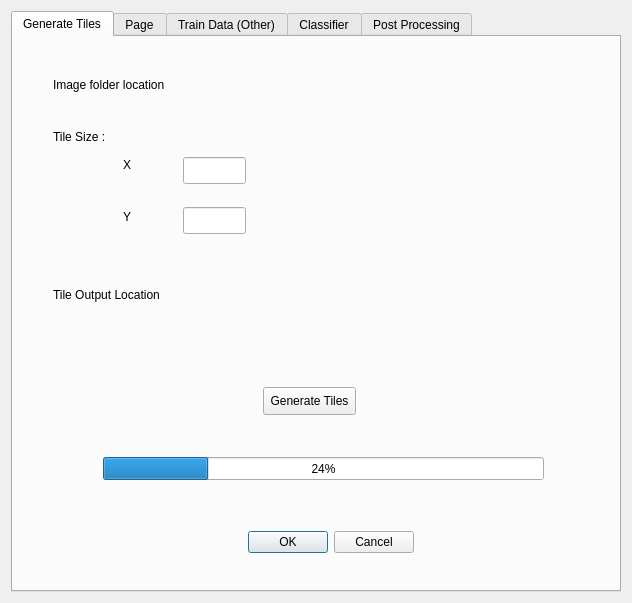
<?xml version="1.0" encoding="UTF-8"?>
<ui version="4.0">
 <class>RandomForestClassifierDialogBase</class>
 <widget class="QDialog" name="RandomForestClassifierDialogBase">
  <property name="geometry">
   <rect>
    <x>0</x>
    <y>0</y>
    <width>632</width>
    <height>603</height>
   </rect>
  </property>
  <property name="windowTitle">
   <string>RandomForestClassifier</string>
  </property>
  <layout class="QHBoxLayout" name="horizontalLayout">
   <item>
    <widget class="QTabWidget" name="tabWidget">
     <property name="currentIndex">
      <number>0</number>
     </property>
     <widget class="QWidget" name="tab">
      <attribute name="title">
       <string>Generate Tiles</string>
      </attribute>
      <widget class="QLabel" name="label_5">
       <property name="geometry">
        <rect>
         <x>40</x>
         <y>40</y>
         <width>131</width>
         <height>16</height>
        </rect>
       </property>
       <property name="text">
        <string>Image folder location</string>
       </property>
      </widget>
      <widget class="QLabel" name="label_6">
       <property name="geometry">
        <rect>
         <x>40</x>
         <y>90</y>
         <width>101</width>
         <height>20</height>
        </rect>
       </property>
       <property name="text">
        <string>Tile Size :</string>
       </property>
      </widget>
      <widget class="QgsFileWidget" name="Tiles_Input">
       <property name="geometry">
        <rect>
         <x>280</x>
         <y>40</y>
         <width>271</width>
         <height>27</height>
        </rect>
       </property>
      </widget>
      <widget class="QPushButton" name="Tiles_Button">
       <property name="geometry">
        <rect>
         <x>250</x>
         <y>350</y>
         <width>93</width>
         <height>28</height>
        </rect>
       </property>
       <property name="text">
        <string>Generate Tiles</string>
       </property>
      </widget>
      <widget class="QLabel" name="label_13">
       <property name="geometry">
        <rect>
         <x>40</x>
         <y>250</y>
         <width>121</width>
         <height>16</height>
        </rect>
       </property>
       <property name="text">
        <string>Tile Output Location</string>
       </property>
      </widget>
      <widget class="QDialogButtonBox" name="button_box">
       <property name="geometry">
        <rect>
         <x>200</x>
         <y>490</y>
         <width>201</width>
         <height>31</height>
        </rect>
       </property>
       <property name="orientation">
        <enum>Qt::Horizontal</enum>
       </property>
       <property name="standardButtons">
        <set>QDialogButtonBox::Cancel|QDialogButtonBox::Ok</set>
       </property>
      </widget>
      <widget class="QgsFileWidget" name="Tiles_Output">
       <property name="geometry">
        <rect>
         <x>280</x>
         <y>250</y>
         <width>271</width>
         <height>27</height>
        </rect>
       </property>
      </widget>
      <widget class="QLabel" name="label_14">
       <property name="geometry">
        <rect>
         <x>110</x>
         <y>120</y>
         <width>21</width>
         <height>16</height>
        </rect>
       </property>
       <property name="text">
        <string>X</string>
       </property>
      </widget>
      <widget class="QLabel" name="label_15">
       <property name="geometry">
        <rect>
         <x>110</x>
         <y>170</y>
         <width>51</width>
         <height>20</height>
        </rect>
       </property>
       <property name="text">
        <string>Y</string>
       </property>
      </widget>
      <widget class="QgsFilterLineEdit" name="TileSizeX">
       <property name="geometry">
        <rect>
         <x>170</x>
         <y>120</y>
         <width>63</width>
         <height>27</height>
        </rect>
       </property>
       <property name="inputMask">
        <string/>
       </property>
       <property name="text">
        <string/>
       </property>
       <property name="echoMode">
        <enum>QLineEdit::Normal</enum>
       </property>
       <property name="clearButtonEnabled">
        <bool>false</bool>
       </property>
       <property name="defaultValue">
        <string>500</string>
       </property>
       <property name="showClearButton">
        <bool>false</bool>
       </property>
       <property name="showSearchIcon">
        <bool>false</bool>
       </property>
       <property name="showSpinner">
        <bool>false</bool>
       </property>
       <property name="qgisRelation" stdset="0">
        <string notr="true"/>
       </property>
      </widget>
      <widget class="QgsFilterLineEdit" name="TileSizeY">
       <property name="geometry">
        <rect>
         <x>170</x>
         <y>170</y>
         <width>63</width>
         <height>27</height>
        </rect>
       </property>
       <property name="accessibleName">
        <string/>
       </property>
       <property name="autoFillBackground">
        <bool>false</bool>
       </property>
       <property name="dragEnabled">
        <bool>false</bool>
       </property>
       <property name="defaultValue">
        <string>700</string>
       </property>
       <property name="value">
        <string/>
       </property>
       <property name="showClearButton">
        <bool>false</bool>
       </property>
       <property name="qgisRelation" stdset="0">
        <string notr="true"/>
       </property>
      </widget>
      <widget class="QProgressBar" name="Tile_progressBar">
       <property name="geometry">
        <rect>
         <x>90</x>
         <y>420</y>
         <width>441</width>
         <height>23</height>
        </rect>
       </property>
       <property name="value">
        <number>24</number>
       </property>
      </widget>
     </widget>
     <widget class="QWidget" name="tab_5">
      <attribute name="title">
       <string>Page</string>
      </attribute>
      <widget class="QLabel" name="label_9">
       <property name="geometry">
        <rect>
         <x>70</x>
         <y>70</y>
         <width>91</width>
         <height>16</height>
        </rect>
       </property>
       <property name="text">
        <string>Learning Rate</string>
       </property>
      </widget>
      <widget class="QLabel" name="label_11">
       <property name="geometry">
        <rect>
         <x>70</x>
         <y>190</y>
         <width>81</width>
         <height>16</height>
        </rect>
       </property>
       <property name="text">
        <string>Hidden Layer</string>
       </property>
      </widget>
      <widget class="QLabel" name="label_7">
       <property name="geometry">
        <rect>
         <x>10</x>
         <y>30</y>
         <width>91</width>
         <height>16</height>
        </rect>
       </property>
       <property name="text">
        <string>Parameters</string>
       </property>
      </widget>
      <widget class="QLabel" name="label_8">
       <property name="geometry">
        <rect>
         <x>290</x>
         <y>30</y>
         <width>55</width>
         <height>16</height>
        </rect>
       </property>
       <property name="text">
        <string>Methods</string>
       </property>
      </widget>
      <widget class="QComboBox" name="vRatio_comboBox">
       <property name="geometry">
        <rect>
         <x>210</x>
         <y>270</y>
         <width>73</width>
         <height>22</height>
        </rect>
       </property>
       <item>
        <property name="text">
         <string>0.1</string>
        </property>
       </item>
       <item>
        <property name="text">
         <string>0.2</string>
        </property>
       </item>
       <item>
        <property name="text">
         <string>0.3</string>
        </property>
       </item>
       <item>
        <property name="text">
         <string>0.4</string>
        </property>
       </item>
       <item>
        <property name="text">
         <string>0.5</string>
        </property>
       </item>
       <item>
        <property name="text">
         <string>0.6</string>
        </property>
       </item>
       <item>
        <property name="text">
         <string>0.7</string>
        </property>
       </item>
       <item>
        <property name="text">
         <string>0.8</string>
        </property>
       </item>
       <item>
        <property name="text">
         <string>0.9</string>
        </property>
       </item>
      </widget>
      <widget class="QLabel" name="label_10">
       <property name="geometry">
        <rect>
         <x>70</x>
         <y>140</y>
         <width>111</width>
         <height>16</height>
        </rect>
       </property>
       <property name="text">
        <string>Maximum Iteration</string>
       </property>
      </widget>
      <widget class="QgsFilterLineEdit" name="LearningRate_Filed">
       <property name="enabled">
        <bool>false</bool>
       </property>
       <property name="geometry">
        <rect>
         <x>200</x>
         <y>70</y>
         <width>63</width>
         <height>27</height>
        </rect>
       </property>
       <property name="qgisRelation" stdset="0">
        <string notr="true"/>
       </property>
      </widget>
      <widget class="QComboBox" name="HiddenLayer_comboBox">
       <property name="enabled">
        <bool>false</bool>
       </property>
       <property name="geometry">
        <rect>
         <x>200</x>
         <y>190</y>
         <width>51</width>
         <height>22</height>
        </rect>
       </property>
       <item>
        <property name="text">
         <string>4</string>
        </property>
       </item>
       <item>
        <property name="text">
         <string>6</string>
        </property>
       </item>
       <item>
        <property name="text">
         <string>8</string>
        </property>
       </item>
       <item>
        <property name="text">
         <string>10</string>
        </property>
       </item>
       <item>
        <property name="text">
         <string>12</string>
        </property>
       </item>
       <item>
        <property name="text">
         <string>14</string>
        </property>
       </item>
       <item>
        <property name="text">
         <string>16</string>
        </property>
       </item>
       <item>
        <property name="text">
         <string>18</string>
        </property>
       </item>
       <item>
        <property name="text">
         <string>20</string>
        </property>
       </item>
      </widget>
      <widget class="QLabel" name="label_12">
       <property name="geometry">
        <rect>
         <x>20</x>
         <y>270</y>
         <width>131</width>
         <height>20</height>
        </rect>
       </property>
       <property name="text">
        <string>Train Validation Ratio</string>
       </property>
      </widget>
      <widget class="QComboBox" name="Iteration_comboBox">
       <property name="enabled">
        <bool>false</bool>
       </property>
       <property name="geometry">
        <rect>
         <x>200</x>
         <y>130</y>
         <width>51</width>
         <height>22</height>
        </rect>
       </property>
       <item>
        <property name="text">
         <string>5</string>
        </property>
       </item>
       <item>
        <property name="text">
         <string>10</string>
        </property>
       </item>
       <item>
        <property name="text">
         <string>15</string>
        </property>
       </item>
       <item>
        <property name="text">
         <string>20</string>
        </property>
       </item>
       <item>
        <property name="text">
         <string>25</string>
        </property>
       </item>
       <item>
        <property name="text">
         <string>30</string>
        </property>
       </item>
       <item>
        <property name="text">
         <string>35</string>
        </property>
       </item>
       <item>
        <property name="text">
         <string>40</string>
        </property>
       </item>
       <item>
        <property name="text">
         <string>45</string>
        </property>
       </item>
       <item>
        <property name="text">
         <string>50</string>
        </property>
       </item>
      </widget>
      <widget class="QComboBox" name="Method_comboBox">
       <property name="geometry">
        <rect>
         <x>400</x>
         <y>30</y>
         <width>181</width>
         <height>22</height>
        </rect>
       </property>
       <item>
        <property name="text">
         <string>UNET</string>
        </property>
       </item>
       <item>
        <property name="text">
         <string>Satellite - NET</string>
        </property>
       </item>
      </widget>
      <widget class="QPushButton" name="Train_Button">
       <property name="geometry">
        <rect>
         <x>230</x>
         <y>380</y>
         <width>93</width>
         <height>28</height>
        </rect>
       </property>
       <property name="text">
        <string>Train Data</string>
       </property>
      </widget>
      <widget class="QLabel" name="label_16">
       <property name="geometry">
        <rect>
         <x>30</x>
         <y>330</y>
         <width>151</width>
         <height>16</height>
        </rect>
       </property>
       <property name="text">
        <string>Data File Output Location</string>
       </property>
      </widget>
      <widget class="QgsFileWidget" name="Output_Field_2">
       <property name="geometry">
        <rect>
         <x>270</x>
         <y>330</y>
         <width>271</width>
         <height>27</height>
        </rect>
       </property>
      </widget>
     </widget>
     <widget class="QWidget" name="tab_3">
      <attribute name="title">
       <string>Train Data (Other)</string>
      </attribute>
      <widget class="QComboBox" name="train_valRatio">
       <property name="geometry">
        <rect>
         <x>220</x>
         <y>330</y>
         <width>73</width>
         <height>22</height>
        </rect>
       </property>
       <item>
        <property name="text">
         <string>0.1</string>
        </property>
       </item>
       <item>
        <property name="text">
         <string>0.2</string>
        </property>
       </item>
       <item>
        <property name="text">
         <string>0.3</string>
        </property>
       </item>
       <item>
        <property name="text">
         <string>0.4</string>
        </property>
       </item>
       <item>
        <property name="text">
         <string>0.5</string>
        </property>
       </item>
       <item>
        <property name="text">
         <string>0.6</string>
        </property>
       </item>
       <item>
        <property name="text">
         <string>0.7</string>
        </property>
       </item>
       <item>
        <property name="text">
         <string>0.8</string>
        </property>
       </item>
       <item>
        <property name="text">
         <string>0.9</string>
        </property>
       </item>
      </widget>
      <widget class="QDialogButtonBox" name="button_box_5">
       <property name="geometry">
        <rect>
         <x>-180</x>
         <y>500</y>
         <width>564</width>
         <height>28</height>
        </rect>
       </property>
       <property name="orientation">
        <enum>Qt::Horizontal</enum>
       </property>
       <property name="standardButtons">
        <set>QDialogButtonBox::Cancel|QDialogButtonBox::Ok</set>
       </property>
      </widget>
      <widget class="QLabel" name="label_27">
       <property name="geometry">
        <rect>
         <x>310</x>
         <y>170</y>
         <width>55</width>
         <height>16</height>
        </rect>
       </property>
       <property name="text">
        <string>Methods</string>
       </property>
      </widget>
      <widget class="QgsFileWidget" name="train_img_label">
       <property name="geometry">
        <rect>
         <x>320</x>
         <y>70</y>
         <width>271</width>
         <height>27</height>
        </rect>
       </property>
      </widget>
      <widget class="QgsFileWidget" name="train_output">
       <property name="geometry">
        <rect>
         <x>320</x>
         <y>110</y>
         <width>271</width>
         <height>27</height>
        </rect>
       </property>
      </widget>
      <widget class="QPushButton" name="train_button">
       <property name="geometry">
        <rect>
         <x>250</x>
         <y>390</y>
         <width>93</width>
         <height>28</height>
        </rect>
       </property>
       <property name="text">
        <string>Train Data</string>
       </property>
      </widget>
      <widget class="QLabel" name="label_28">
       <property name="geometry">
        <rect>
         <x>80</x>
         <y>250</y>
         <width>111</width>
         <height>31</height>
        </rect>
       </property>
       <property name="text">
        <string>Depth</string>
       </property>
      </widget>
      <widget class="QLabel" name="label_29">
       <property name="geometry">
        <rect>
         <x>50</x>
         <y>40</y>
         <width>61</width>
         <height>16</height>
        </rect>
       </property>
       <property name="text">
        <string>Image file</string>
       </property>
      </widget>
      <widget class="QComboBox" name="Method_comboBox_3">
       <property name="geometry">
        <rect>
         <x>420</x>
         <y>170</y>
         <width>181</width>
         <height>22</height>
        </rect>
       </property>
       <item>
        <property name="text">
         <string>Random Forest Classifier</string>
        </property>
       </item>
       <item>
        <property name="text">
         <string>SVM</string>
        </property>
       </item>
      </widget>
      <widget class="QLabel" name="label_30">
       <property name="geometry">
        <rect>
         <x>40</x>
         <y>170</y>
         <width>91</width>
         <height>16</height>
        </rect>
       </property>
       <property name="text">
        <string>Parameters</string>
       </property>
      </widget>
      <widget class="QgsFileWidget" name="train_img_add">
       <property name="geometry">
        <rect>
         <x>320</x>
         <y>30</y>
         <width>271</width>
         <height>27</height>
        </rect>
       </property>
      </widget>
      <widget class="QLabel" name="label_31">
       <property name="geometry">
        <rect>
         <x>50</x>
         <y>80</y>
         <width>101</width>
         <height>20</height>
        </rect>
       </property>
       <property name="text">
        <string>Vector Layer file</string>
       </property>
      </widget>
      <widget class="QLabel" name="label_32">
       <property name="geometry">
        <rect>
         <x>80</x>
         <y>210</y>
         <width>121</width>
         <height>21</height>
        </rect>
       </property>
       <property name="text">
        <string>Number of Tress</string>
       </property>
      </widget>
      <widget class="QLabel" name="label_33">
       <property name="geometry">
        <rect>
         <x>30</x>
         <y>330</y>
         <width>131</width>
         <height>20</height>
        </rect>
       </property>
       <property name="text">
        <string>Train Validation Ratio</string>
       </property>
      </widget>
      <widget class="QgsFilterLineEdit" name="train_RFC_trees">
       <property name="geometry">
        <rect>
         <x>230</x>
         <y>210</y>
         <width>63</width>
         <height>27</height>
        </rect>
       </property>
       <property name="placeholderText">
        <string>20</string>
       </property>
       <property name="defaultValue">
        <string>20</string>
       </property>
       <property name="qgisRelation" stdset="0">
        <string notr="true"/>
       </property>
      </widget>
      <widget class="QLabel" name="label_34">
       <property name="geometry">
        <rect>
         <x>50</x>
         <y>120</y>
         <width>101</width>
         <height>16</height>
        </rect>
       </property>
       <property name="text">
        <string>Output Location</string>
       </property>
      </widget>
      <widget class="QgsFilterLineEdit" name="train_RFC_Depth">
       <property name="geometry">
        <rect>
         <x>230</x>
         <y>250</y>
         <width>63</width>
         <height>27</height>
        </rect>
       </property>
       <property name="placeholderText">
        <string>Max</string>
       </property>
       <property name="clearButtonEnabled">
        <bool>true</bool>
       </property>
       <property name="nullValue">
        <string>None</string>
       </property>
       <property name="defaultValue">
        <string>None</string>
       </property>
       <property name="qgisRelation" stdset="0">
        <string notr="true"/>
       </property>
      </widget>
      <widget class="QProgressBar" name="train_progressBar">
       <property name="geometry">
        <rect>
         <x>100</x>
         <y>440</y>
         <width>461</width>
         <height>23</height>
        </rect>
       </property>
       <property name="value">
        <number>24</number>
       </property>
      </widget>
     </widget>
     <widget class="QWidget" name="tab_2">
      <attribute name="title">
       <string>Classifier</string>
      </attribute>
      <widget class="QgsFileWidget" name="input_img_box">
       <property name="geometry">
        <rect>
         <x>200</x>
         <y>50</y>
         <width>251</width>
         <height>21</height>
        </rect>
       </property>
       <property name="storageMode">
        <enum>QgsFileWidget::GetFile</enum>
       </property>
      </widget>
      <widget class="QLabel" name="label">
       <property name="geometry">
        <rect>
         <x>110</x>
         <y>50</y>
         <width>81</width>
         <height>16</height>
        </rect>
       </property>
       <property name="text">
        <string>Input Image</string>
       </property>
      </widget>
      <widget class="QLabel" name="label_2">
       <property name="geometry">
        <rect>
         <x>100</x>
         <y>90</y>
         <width>91</width>
         <height>20</height>
        </rect>
       </property>
       <property name="text">
        <string>Model Weights</string>
       </property>
      </widget>
      <widget class="QgsFileWidget" name="input_img_box_2">
       <property name="geometry">
        <rect>
         <x>200</x>
         <y>90</y>
         <width>251</width>
         <height>21</height>
        </rect>
       </property>
      </widget>
      <widget class="QgsFileWidget" name="input_img_box_3">
       <property name="geometry">
        <rect>
         <x>200</x>
         <y>130</y>
         <width>251</width>
         <height>21</height>
        </rect>
       </property>
       <property name="storageMode">
        <enum>QgsFileWidget::GetDirectory</enum>
       </property>
      </widget>
      <widget class="QLabel" name="label_3">
       <property name="geometry">
        <rect>
         <x>100</x>
         <y>130</y>
         <width>91</width>
         <height>20</height>
        </rect>
       </property>
       <property name="text">
        <string>Output Location</string>
       </property>
      </widget>
      <widget class="QPushButton" name="RunClassifier_Button">
       <property name="geometry">
        <rect>
         <x>240</x>
         <y>190</y>
         <width>93</width>
         <height>28</height>
        </rect>
       </property>
       <property name="text">
        <string>Run Classifier</string>
       </property>
      </widget>
      <widget class="QLabel" name="label_4">
       <property name="geometry">
        <rect>
         <x>200</x>
         <y>20</y>
         <width>201</width>
         <height>16</height>
        </rect>
       </property>
       <property name="text">
        <string>Model : Random Forest Classifier</string>
       </property>
      </widget>
      <widget class="QDialogButtonBox" name="button_box_2">
       <property name="geometry">
        <rect>
         <x>170</x>
         <y>360</y>
         <width>221</width>
         <height>28</height>
        </rect>
       </property>
       <property name="orientation">
        <enum>Qt::Horizontal</enum>
       </property>
       <property name="standardButtons">
        <set>QDialogButtonBox::Cancel|QDialogButtonBox::Ok</set>
       </property>
      </widget>
      <widget class="QProgressBar" name="Clfr_progressBar">
       <property name="geometry">
        <rect>
         <x>60</x>
         <y>260</y>
         <width>481</width>
         <height>23</height>
        </rect>
       </property>
       <property name="value">
        <number>24</number>
       </property>
      </widget>
     </widget>
     <widget class="QWidget" name="tab_4">
      <attribute name="title">
       <string>Post Processing</string>
      </attribute>
      <widget class="QLabel" name="label_36">
       <property name="geometry">
        <rect>
         <x>20</x>
         <y>70</y>
         <width>91</width>
         <height>16</height>
        </rect>
       </property>
       <property name="text">
        <string>Area Covered</string>
       </property>
      </widget>
      <widget class="QLabel" name="label_37">
       <property name="geometry">
        <rect>
         <x>80</x>
         <y>110</y>
         <width>91</width>
         <height>16</height>
        </rect>
       </property>
       <property name="text">
        <string>Water Bodies</string>
       </property>
      </widget>
      <widget class="QLabel" name="label_38">
       <property name="geometry">
        <rect>
         <x>80</x>
         <y>150</y>
         <width>55</width>
         <height>16</height>
        </rect>
       </property>
       <property name="text">
        <string>Forest</string>
       </property>
      </widget>
      <widget class="QLabel" name="label_39">
       <property name="geometry">
        <rect>
         <x>80</x>
         <y>190</y>
         <width>55</width>
         <height>16</height>
        </rect>
       </property>
       <property name="text">
        <string>Built-Up</string>
       </property>
      </widget>
      <widget class="QgsFilterLineEdit" name="mLineEdit">
       <property name="geometry">
        <rect>
         <x>220</x>
         <y>100</y>
         <width>63</width>
         <height>27</height>
        </rect>
       </property>
       <property name="qgisRelation" stdset="0">
        <string notr="true"/>
       </property>
      </widget>
      <widget class="QgsFilterLineEdit" name="mLineEdit_2">
       <property name="geometry">
        <rect>
         <x>220</x>
         <y>140</y>
         <width>63</width>
         <height>27</height>
        </rect>
       </property>
       <property name="qgisRelation" stdset="0">
        <string notr="true"/>
       </property>
      </widget>
      <widget class="QgsFilterLineEdit" name="mLineEdit_3">
       <property name="geometry">
        <rect>
         <x>220</x>
         <y>180</y>
         <width>63</width>
         <height>27</height>
        </rect>
       </property>
       <property name="qgisRelation" stdset="0">
        <string notr="true"/>
       </property>
      </widget>
     </widget>
    </widget>
   </item>
  </layout>
 </widget>
 <customwidgets>
  <customwidget>
   <class>QgsFileWidget</class>
   <extends>QWidget</extends>
   <header>qgsfilewidget.h</header>
  </customwidget>
  <customwidget>
   <class>QgsFilterLineEdit</class>
   <extends>QLineEdit</extends>
   <header>qgsfilterlineedit.h</header>
  </customwidget>
 </customwidgets>
 <resources/>
 <connections>
  <connection>
   <sender>button_box</sender>
   <signal>accepted()</signal>
   <receiver>RandomForestClassifierDialogBase</receiver>
   <slot>accept()</slot>
   <hints>
    <hint type="sourcelabel">
     <x>20</x>
     <y>20</y>
    </hint>
    <hint type="destinationlabel">
     <x>20</x>
     <y>20</y>
    </hint>
   </hints>
  </connection>
  <connection>
   <sender>button_box</sender>
   <signal>rejected()</signal>
   <receiver>RandomForestClassifierDialogBase</receiver>
   <slot>reject()</slot>
   <hints>
    <hint type="sourcelabel">
     <x>20</x>
     <y>20</y>
    </hint>
    <hint type="destinationlabel">
     <x>20</x>
     <y>20</y>
    </hint>
   </hints>
  </connection>
 </connections>
</ui>
